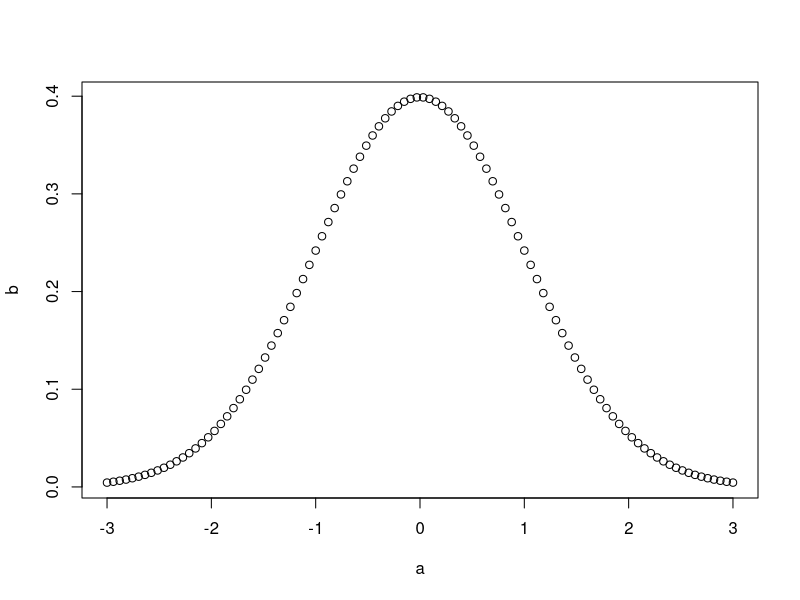
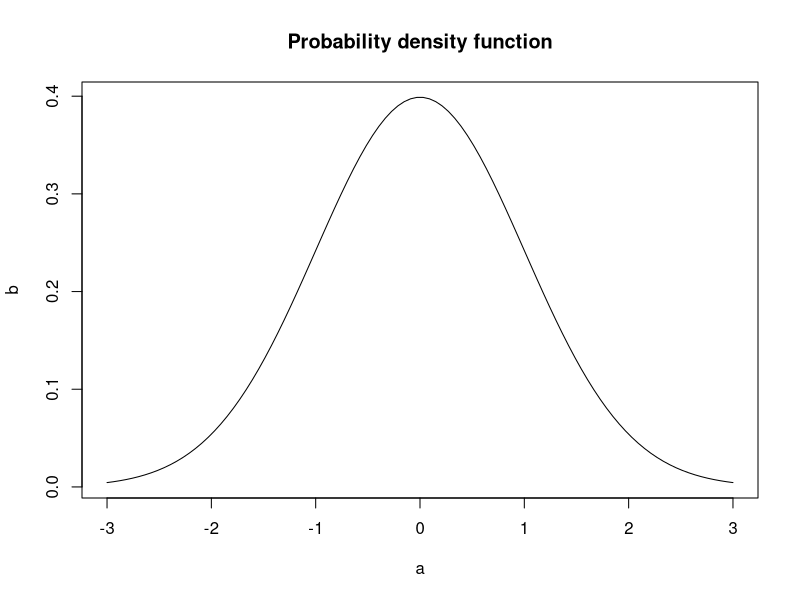

Here is the R script that generated these plots, in order:
# create normal distribution curve
a <- seq(-3,3,length.out = 100) # create number sequence from -3 to 3
b <- dnorm(a) 
plot(a,b)
plot(a,b,type="l",main="Probability density function")
